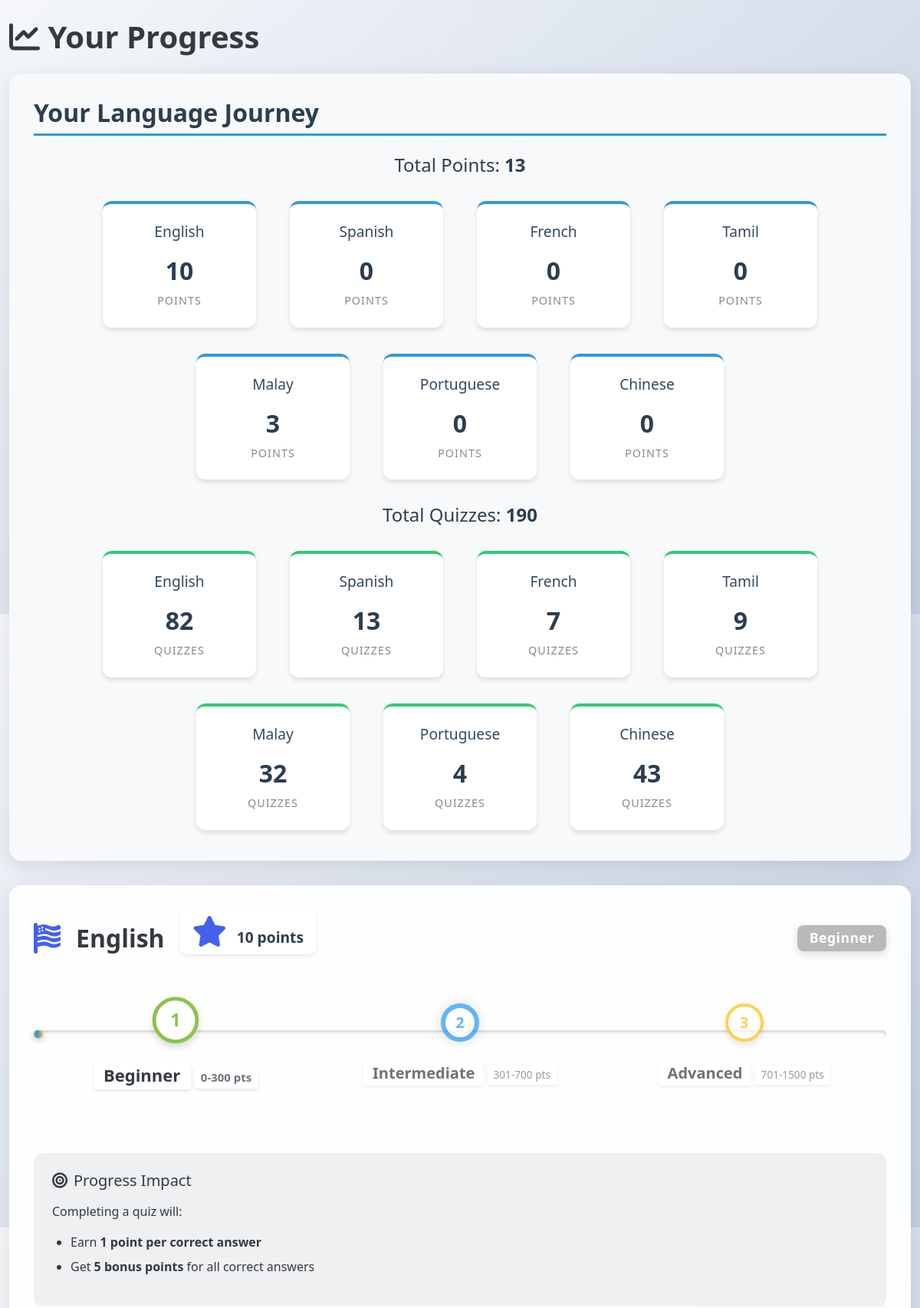
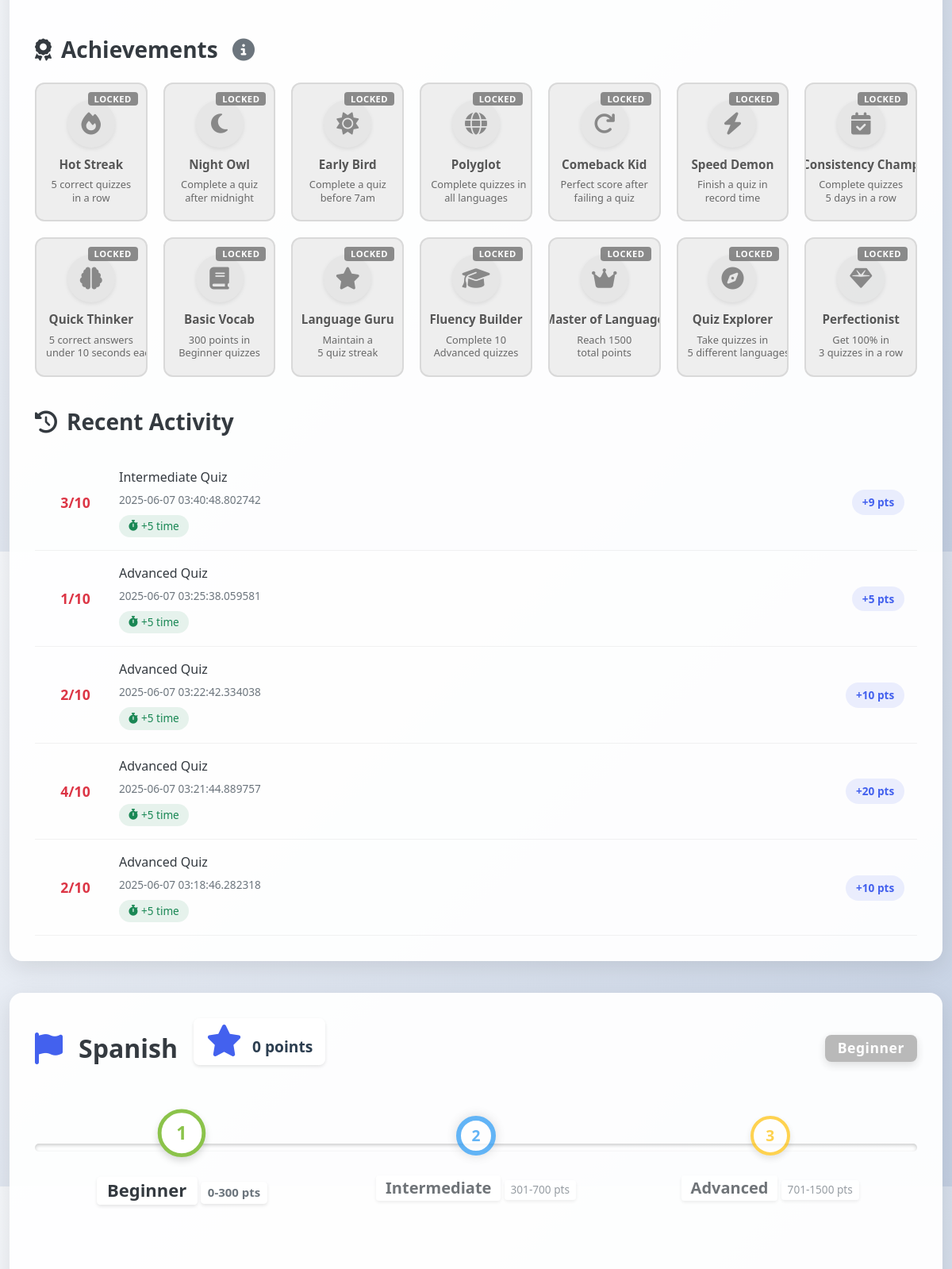
The app's page /progress (signed in, upper part) with its own data (2 pictures, top to bottom).
### tables this page shows
CREATE TABLE quiz_results_enhanced (
                id INTEGER PRIMARY KEY AUTOINCREMENT,
                user_id INTEGER NOT NULL,
                language TEXT NOT NULL,
                difficulty TEXT NOT NULL,
                score INTEGER NOT NULL,
                total INTEGER NOT NULL,
                percentage REAL NOT NULL,
                passed INTEGER DEFAULT 0,
                timestamp DATETIME DEFAULT CURRENT_TIMESTAMP,
                question_details TEXT NOT NULL, points_earned INTEGER DEFAULT 0, streak_bonus INTEGER DEFAULT 0, time_bonus INTEGER DEFAULT 0,
                FOREIGN KEY (user_id) REFERENCES users (id)
            );

### app.py (the view, shortened to what this page needs)
@app.route('/progress')
def progress():
    if 'user_id' not in session:
        return redirect(url_for('login'))
    user_id = session['user_id']
    languages = ['English', 'Spanish', 'French', 'Tamil', 'Malay', 'Portuguese', 'Chinese']
    LEVEL_REQUIREMENTS = {
        'beginner': {'points': 300},
        'intermediate': {'points': 700},
        'advanced': {'points': 1500}
    }
    progress_dict = {
        'progress': {},
        'total_points': 0,
        'total_quizzes': 0,
        'recent_activity': [],
        'LEVEL_REQUIREMENTS': LEVEL_REQUIREMENTS
    }
    with get_db_connection() as conn:
        user_achievements = conn.execute('SELECT achievement_type FROM achievements WHERE user_id = ?', (user_id,)).fetchall()
        achievement_types = set([row['achievement_type'] for row in user_achievements])
        for language in languages:
            icon_map = {
                'English': 'flag-usa',
                'Spanish': 'flag',
                'French': 'flag',
                'German': 'flag',
                'Italian': 'flag',
                'Portuguese': 'flag',
                'Japanese': 'flag'
            }
            icon = icon_map.get(language, 'flag')
            quizzes_legacy = conn.execute('SELECT difficulty, COUNT(*) as cnt FROM quiz_results WHERE user_id = ? AND language = ? GROUP BY difficulty', (user_id, language)).fetchall()
            quizzes_enhanced = conn.execute('SELECT difficulty, COUNT(*) as cnt FROM quiz_results_enhanced WHERE user_id = ? AND language = ? GROUP BY difficulty', (user_id, language)).fetchall()
            counts = {'beginner': 0, 'intermediate': 0, 'advanced': 0}
            for row in quizzes_legacy:
                diff = row['difficulty'].lower()
                if diff in counts:
                    counts[diff] += row['cnt']
            for row in quizzes_enhanced:
                diff = row['difficulty'].lower()
                if diff in counts:
                    counts[diff] += row['cnt']
            beginner_pts = counts['beginner']
            intermediate_pts = counts['intermediate']
            advanced_pts = counts['advanced']
            beginner_pts = min(beginner_pts, 300)
            if beginner_pts < 300:
                intermediate_pts = 0
                advanced_pts = 0
            else:
                intermediate_pts = min(intermediate_pts, 400)
                if intermediate_pts < 400:
                    advanced_pts = 0
                else:
                    advanced_pts = min(advanced_pts, 800)
            total_pts = beginner_pts + intermediate_pts + advanced_pts
            if total_pts >= 701:
                current_level = 'advanced'
            elif total_pts >= 301:
                current_level = 'intermediate'
            else:
                current_level = 'beginner'
            quizzes_taken = sum(counts.values())
            last_quizzes = conn.execute("SELECT passed FROM quiz_results_enhanced WHERE user_id = ? AND language = ? ORDER BY timestamp DESC LIMIT 10", (user_id, language)).fetchall()
            streak = 0
            highest_streak = 0
            temp_streak = 0
            for qz in last_quizzes:
                if qz['passed']:
                    temp_streak += 1
                    if temp_streak > highest_streak:
                        highest_streak = temp_streak
                else:
                    temp_streak = 0
            streak = temp_streak
            badges = set()
            recent_activity = conn.execute("SELECT * FROM quiz_results_enhanced WHERE user_id = ? AND language = ? ORDER BY timestamp DESC LIMIT 5", (user_id, language)).fetchall()
            activity_list = []
            for act in recent_activity:
                activity_list.append({
                    'language': language,
                    'difficulty': act['difficulty'],
                    'score': act['score'],
                    'total': act['total'],
                    'timestamp': act['timestamp'],
                    'passed': act['passed'],
                    'points_earned': act['points_earned'],
                    'streak_bonus': act['streak_bonus'],
                    'time_bonus': act['time_bonus']
                })
            progress_dict['progress'][language] = {
                'icon': icon,
                'total_points': total_pts,
                'quizzes_taken': quizzes_taken,
                'current_level': current_level,
                'badges': list(badges),
                'streak': streak,
                'highest_streak': highest_streak,
                'next_level': True if current_level != 'advanced' else False,
            }
            progress_dict['recent_activity'].extend(activity_list)
            progress_dict['total_points'] += total_pts
            progress_dict['total_quizzes'] += quizzes_taken
    return render_template('progress.html', progress=progress_dict)

### app.py (called while the page is built, shortened)
def get_db_connection():
    database_url = os.environ.get('DATABASE_URL')
    db_path = os.path.join(os.path.dirname(os.path.abspath(__file__)), 'database.db')
    conn = sqlite3.connect(db_path)
    conn.row_factory = sqlite3.Row  # This allows accessing columns by name
    conn.execute('PRAGMA busy_timeout = 30000')  # 30 second timeout to avoid locking issues
    return conn

### templates/progress.html (shortened to what this page needs)
<!DOCTYPE html>
<html lang="en">
<head>
    <link href="https://cdn.jsdelivr.net/npm/bootstrap@5.3.0/dist/css/bootstrap.min.css" rel="stylesheet">
    <link rel="stylesheet" href="https://cdnjs.cloudflare.com/ajax/libs/font-awesome/6.4.0/css/all.min.css">
    <link rel="stylesheet" href="{{ url_for('static', filename='css/mobile.css') }}">
</head>
<body class="{{ 'dark-mode' if session.get('dark_mode') else '' }}">
    <div class="container py-4">
        <h1 class="mb-4"><i class="fas fa-chart-line"></i> Your Progress</h1>
        <div class="progress-container">
            <h3 class="journey-header">Your Language Journey</h3>
            <div class="mb-4">
                <h4 class="total-header">Total Points: <strong>{{ progress.total_points }}</strong></h4>
                <div class="d-flex flex-wrap justify-content-center" style="gap: 18px 28px;">
                    {% for language, data in progress.progress.items() %}
                    <div class="stat-card points-card">
                        <h5>{{ language }}</h5>
                        <div class="stat-value">{{ data.total_points }}</div>
                        <div class="stat-label">points</div>
                    </div>
                    {% endfor %}
                </div>
            </div>
            <div>
                <h4 class="total-header">Total Quizzes: <strong>{{ progress.total_quizzes }}</strong></h4>
                <div class="d-flex flex-wrap justify-content-center" style="gap: 18px 28px;">
                    {% for language, data in progress.progress.items() %}
                    <div class="stat-card quizzes-card">
                        <h5>{{ language }}</h5>
                        <div class="stat-value">{{ data.quizzes_taken }}</div>
                        <div class="stat-label">quizzes</div>
                    </div>
                    {% endfor %}
                </div>
            </div>
        </div>
        {% for language, data in progress.progress.items() %}
        <div class="language-card">
            <div class="language-header">
                <i class="fas fa-{{ data.icon }}"></i>
                <h2>{{ language }}</h2>
                <div class="current-points">
                    <i class="fas fa-star"></i>
                    {{ data.total_points }} points
                </div>
                <div class="ms-auto">
                    <span class="badge rank-badge rank-{{ data.current_level }}">
                        {{ data.current_level|title }}
                    </span>
                </div>
            </div>
            <div class="level-tracker">
                <div class="level beginner {% if data.current_level == 'beginner' %}active{% endif %}">
                    <div class="level-icon">1</div>
                    <h5>Beginner</h5>
                    <small>0-300 pts</small>
                </div>
                <div class="level intermediate {% if data.current_level == 'intermediate' %}active{% endif %}">
                    <div class="level-icon">2</div>
                    <h5>Intermediate</h5>
                    <small>301-700 pts</small>
                </div>
                <div class="level advanced {% if data.current_level == 'advanced' %}active{% endif %}">
                    <div class="level-icon">3</div>
                    <h5>Advanced</h5>
                    <small>701-1500 pts</small>
                </div>
            </div>
            <div class="progress-impact">
                <h5><i class="fas fa-bullseye"></i> Progress Impact</h5>
                <p>Completing a quiz will:</p>
                <ul>
                    {% if data.current_level == 'beginner' %}
                    <li>Earn <strong>1 point per correct answer</strong></li>
                    <li>Get <strong>5 bonus points</strong> for all correct answers</li>
                    {% elif data.current_level == 'intermediate' %}
                    <li>Earn <strong>3 points per correct answer</strong> on Intermediate or Advanced quizzes</li>
                    <li>Get <strong>8 bonus points</strong> for all correct answers</li>
                    <li><strong>No points</strong> for Beginner quizzes</li>
                    {% elif data.current_level == 'advanced' %}
                    <li>Earn <strong>5 points per correct answer</strong> on Advanced quizzes only</li>
                    <li>Get <strong>10 bonus points</strong> for all correct answers</li>
                    <li><strong>No points</strong> for Beginner or Intermediate quizzes</li>
                    {% endif %}
                </ul>
            </div>
            <div class="badges-section">
                <h3>
                    <i class="fas fa-award"></i> Achievements
                    <i class="fas fa-info-circle tooltip-icon"
                       title="Earn badges by completing quizzes and reaching milestones"></i>
                </h3>
                <div class="badges-grid">
                    <div class="badge {% if 'hot_streak' in data.badges %}earned{% endif %}">
                        <i class="fas fa-fire"></i>
                        <span>Hot Streak</span>
                        <small>5 correct quizzes<br>in a row</small>
                    </div>
                    <div class="badge {% if 'night_owl' in data.badges %}earned{% endif %}">
                        <i class="fas fa-moon"></i>
                        <span>Night Owl</span>
                        <small>Complete a quiz<br>after midnight</small>
                    </div>
                    <div class="badge {% if 'early_bird' in data.badges %}earned{% endif %}">
                        <i class="fas fa-sun"></i>
                        <span>Early Bird</span>
                        <small>Complete a quiz<br>before 7am</small>
                    </div>
                    <div class="badge {% if 'polyglot' in data.badges %}earned{% endif %}">
                        <i class="fas fa-globe"></i>
                        <span>Polyglot</span>
                        <small>Complete quizzes in<br>all languages</small>
                    </div>
                    <div class="badge {% if 'comeback_kid' in data.badges %}earned{% endif %}">
                        <i class="fas fa-redo"></i>
                        <span>Comeback Kid</span>
                        <small>Perfect score after<br>failing a quiz</small>
                    </div>
                    <div class="badge {% if 'speed_demon' in data.badges %}earned{% endif %}">
                        <i class="fas fa-bolt"></i>
                        <span>Speed Demon</span>
                        <small>Finish a quiz in<br>record time</small>
                    </div>
                    <div class="badge {% if 'consistency_champ' in data.badges %}earned{% endif %}">
                        <i class="fas fa-calendar-check"></i>
                        <span>Consistency Champ</span>
                        <small>Complete quizzes<br>5 days in a row</small>
                    </div>
                    <div class="badge {% if 'quick_thinker' in data.badges %}earned{% endif %}">
                        <i class="fas fa-brain"></i>
                        <span>Quick Thinker</span>
                        <small>5 correct answers<br>under 10 seconds each</small>
                    </div>
                    <div class="badge {% if 'basic_vocab' in data.badges %}earned{% endif %}">
                        <i class="fas fa-book"></i>
                        <span>Basic Vocab</span>
                        <small>300 points in<br>Beginner quizzes</small>
                    </div>
                    <div class="badge {% if 'language_guru' in data.badges %}earned{% endif %}">
                        <i class="fas fa-star"></i>
                        <span>Language Guru</span>
                        <small>Maintain a<br>5 quiz streak</small>
                    </div>
                    <div class="badge {% if 'fluency_builder' in data.badges %}earned{% endif %}">
                        <i class="fas fa-graduation-cap"></i>
                        <span>Fluency Builder</span>
                        <small>Complete 10<br>Advanced quizzes</small>
                    </div>
                    <div class="badge {% if 'master_of_language' in data.badges %}earned{% endif %}">
                        <i class="fas fa-crown"></i>
                        <span>Master of Language</span>
                        <small>Reach 1500<br>total points</small>
                    </div>
                    <div class="badge {% if 'quiz_explorer' in data.badges %}earned{% endif %}">
                        <i class="fas fa-compass"></i>
                        <span>Quiz Explorer</span>
                        <small>Take quizzes in<br>5 different languages</small>
                    </div>
                    <div class="badge {% if 'perfectionist' in data.badges %}earned{% endif %}">
                        <i class="fas fa-gem"></i>
                        <span>Perfectionist</span>
                        <small>Get 100% in<br>3 quizzes in a row</small>
                    </div>
                </div>
            </div>
            <div class="activity-feed">
                <h3><i class="fas fa-history"></i> Recent Activity</h3>
                {% for activity in progress.recent_activity %}
                {% if activity.language == language %}
                <div class="activity-item">
                    <div class="quiz-result {% if activity.passed %}passed{% else %}failed{% endif %}">
                        {{ activity.score }}/{{ activity.total }}
                    </div>
                    <div class="quiz-details">
                        <p>{{ activity.difficulty|title }} Quiz</p>
                        <small>{{ activity.timestamp }}</small>
                        <div class="bonus-info">
                            {% if activity.time_bonus > 0 %}
                            <span class="bonus-chip">
                                <i class="fas fa-stopwatch"></i> +{{ activity.time_bonus }} time
                            </span>
                            {% endif %}
                        </div>
                    </div>
                    <div>
                        <span class="points-badge">
                            +{{ activity.points_earned }} pts
                        </span>
                    </div>
                </div>
                {% endif %}
                {% endfor %}
            </div>
        </div>
        {% endfor %}
    </div>
</body>
</html>

### records on screen
quiz_results_enhanced: language "English", quizzes_taken "82"
quiz_results_enhanced: score "3", total "10", difficulty "Intermediate", timestamp "2025-06-07 03:40:48.802742", time_bonus "5", points_earned "9"
quiz_results_enhanced: score "1", total "10", difficulty "Advanced", timestamp "2025-06-07 03:25:38.059581", time_bonus "5", points_earned "5"
quiz_results_enhanced: score "2", total "10", difficulty "Advanced", timestamp "2025-06-07 03:22:42.334038", time_bonus "5", points_earned "10"
quiz_results_enhanced: score "4", total "10", difficulty "Advanced", timestamp "2025-06-07 03:21:44.889757", time_bonus "5", points_earned "20"
quiz_results_enhanced: score "2", total "10", difficulty "Advanced", timestamp "2025-06-07 03:18:46.282318", time_bonus "5", points_earned "10"

### other values on screen
{{ progress.total_points }} "13"
{{ language }} "English" "Spanish" "French" "Tamil" "Malay" "Portuguese" "Chinese"
{{ data.total_points }} "10" "0" "0" "0" "3" "0" "0"
{{ progress.total_quizzes }} "190"
{{ language }} "Spanish" "French" "Tamil" "Malay" "Portuguese" "Chinese"
{{ data.quizzes_taken }} "13" "7" "9" "32" "4" "43"
{{ language }} "English" "Spanish"
{{ data.total_points }} "10" "0"
{{ data.current_level|title }} "Beginner" "Beginner"
